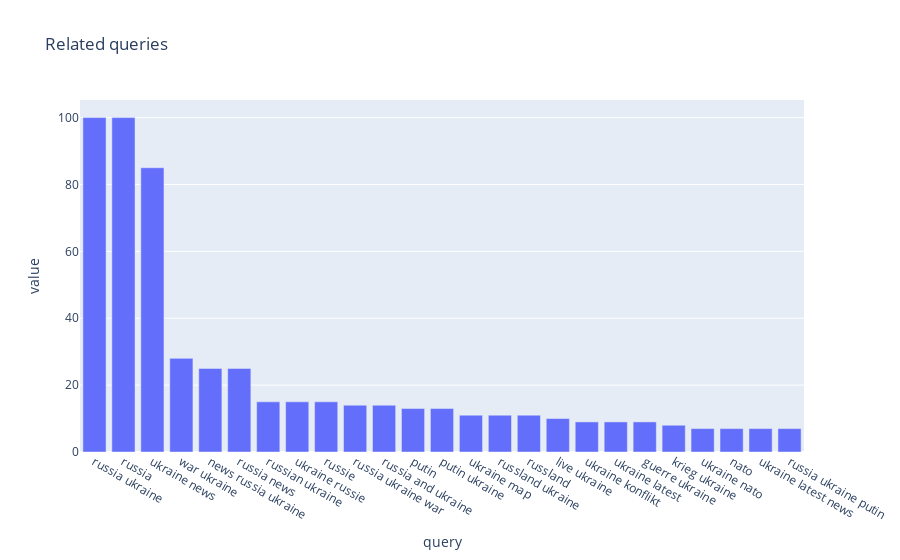

This figure's notebook cell:
### Code cell
fig = px.bar(related_data['ukraine']['top'], x='query', y='value', title='Related queries')
fig.show()

### Figure 1 — Plotly figure (JSON) as saved in the notebook; plotly's stock layout.template omitted (floating-point values rounded to 4 significant figures)
{"data": [{"alignmentgroup": "True", "hovertemplate": "query=%{x}<br>value=%{y}<extra></extra>", "legendgroup": "", "marker": {"color": "#636efa", "pattern": {"shape": ""}}, "name": "", "offsetgroup": "", "orientation": "v", "showlegend": false, "textposition": "auto", "type": "bar", "x": ["russia ukraine", "russia", "ukraine news", "war ukraine", "news russia ukraine", "russia news", "russian ukraine", "ukraine russie", "russie", "russia ukraine war", "russia and ukraine", "putin", "putin ukraine", "ukraine map", "russland ukraine", "russland", "live ukraine", "ukraine konflikt", "ukraine latest", "guerre ukraine", "krieg ukraine", "ukraine nato", "nato", "ukraine latest news", "russia ukraine putin"], "xaxis": "x", "y": [100, 100, 85, 28, 25, 25, 15, 15, 15, 14, 14, 13, 13, 11, 11, 11, 10, 9, 9, 9, 8, 7, 7, 7, 7], "yaxis": "y"}], "layout": {"barmode": "relative", "legend": {"tracegroupgap": 0}, "title": {"text": "Related queries"}, "xaxis": {"anchor": "y", "domain": [0, 1], "title": {"text": "query"}}, "yaxis": {"anchor": "x", "domain": [0, 1], "title": {"text": "value"}}}}
